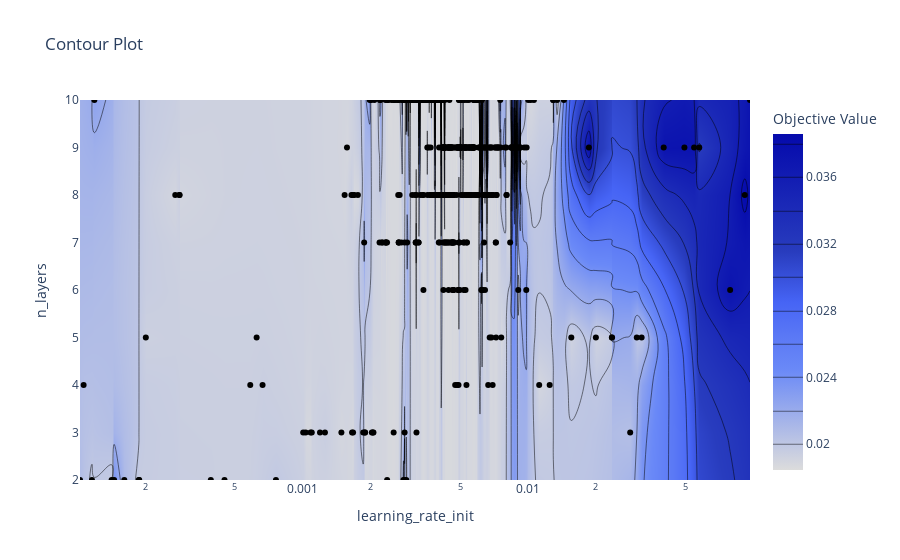

Notebook cell for this chart:
### Code cell
optuna.visualization.plot_contour(studies[0], params=["learning_rate_init", "n_layers"])

### Figure 1 — Plotly figure (JSON) as saved in the notebook; plotly's stock layout.template omitted (floating-point values rounded to 4 significant figures; data arrays with more than 128 entries replaced by an {"elided": "..."} marker saying what was removed)
{"data": [{"autocontour": true, "colorbar": {"title": {"text": "Objective Value"}}, "colorscale": [[0, "rgb(220,220,220)"], [0.3, "rgb(106,137,247)"], [0.4, "rgb(90,120,245)"], [0.5, "rgb(70,100,245)"], [0.65, "rgb(40,60,190)"], [1, "rgb(5,10,172)"]], "connectgaps": true, "contours": {"coloring": "heatmap", "end": 0.038, "size": 0.002, "start": 0.02}, "hoverinfo": "none", "line": {"smoothing": 1.3}, "type": "contour", "x": {"elided": "477 float values"}, "y": [2, 3, 4, 5, 6, 7, 8, 9, 10], "z": {"elided": "9x477 float values"}}, {"marker": {"color": "black"}, "mode": "markers", "showlegend": false, "type": "scatter", "x": {"elided": "477 float values"}, "y": {"elided": "477 int values"}}], "layout": {"autosize": true, "title": {"text": "Contour Plot"}, "xaxis": {"range": [-3.989, -1.013], "title": {"text": "learning_rate_init"}, "type": "log"}, "yaxis": {"range": [2, 10], "title": {"text": "n_layers"}, "type": "linear"}}}
